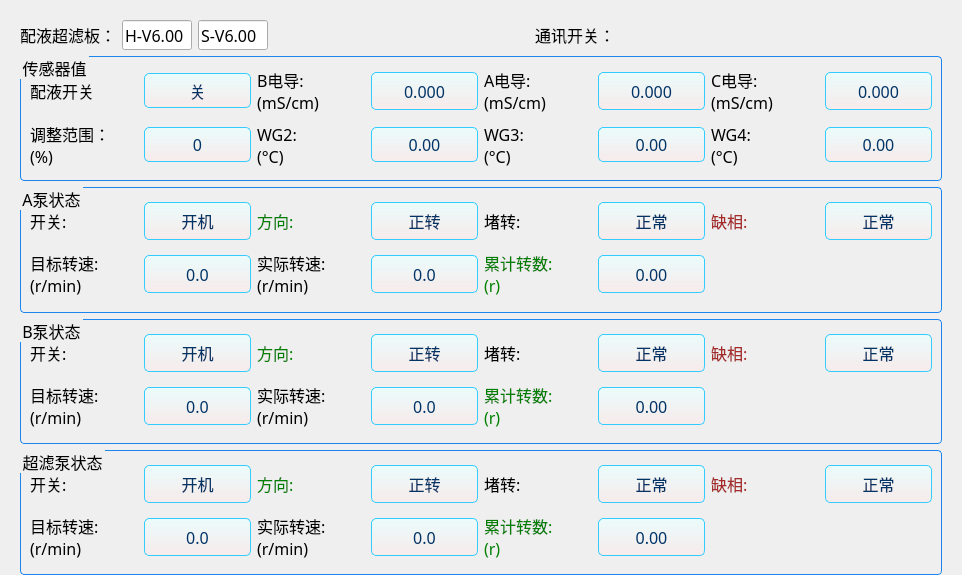
<?xml version="1.0" encoding="UTF-8"?>
<ui version="4.0">
 <class>MixUltraSystemInterface</class>
 <widget class="QWidget" name="MixUltraSystemInterface">
  <property name="geometry">
   <rect>
    <x>0</x>
    <y>0</y>
    <width>962</width>
    <height>575</height>
   </rect>
  </property>
  <property name="minimumSize">
   <size>
    <width>962</width>
    <height>575</height>
   </size>
  </property>
  <property name="maximumSize">
   <size>
    <width>962</width>
    <height>575</height>
   </size>
  </property>
  <property name="windowTitle">
   <string>Form</string>
  </property>
  <property name="styleSheet">
   <string notr="true">QWidget {
	font-size: 16px;
	font-family: Microsoft YaHei;
	color: black;
}
</string>
  </property>
  <layout class="QVBoxLayout" name="verticalLayout_2" stretch="0,1">
   <property name="leftMargin">
    <number>20</number>
   </property>
   <property name="topMargin">
    <number>20</number>
   </property>
   <property name="rightMargin">
    <number>20</number>
   </property>
   <property name="bottomMargin">
    <number>0</number>
   </property>
   <item>
    <widget class="QStackedWidget" name="stackedWidget_ver">
     <property name="currentIndex">
      <number>0</number>
     </property>
     <widget class="QWidget" name="page6000">
      <layout class="QHBoxLayout" name="horizontalLayout">
       <property name="leftMargin">
        <number>0</number>
       </property>
       <property name="topMargin">
        <number>0</number>
       </property>
       <property name="rightMargin">
        <number>0</number>
       </property>
       <property name="bottomMargin">
        <number>0</number>
       </property>
       <item>
        <widget class="QLabel" name="label_41">
         <property name="styleSheet">
          <string notr="true"/>
         </property>
         <property name="text">
          <string>配液超滤板：</string>
         </property>
        </widget>
       </item>
       <item>
        <widget class="QLineEdit" name="lineEdit_mixUfBoard_hardVer">
         <property name="minimumSize">
          <size>
           <width>70</width>
           <height>30</height>
          </size>
         </property>
         <property name="maximumSize">
          <size>
           <width>70</width>
           <height>16777215</height>
          </size>
         </property>
         <property name="text">
          <string>H-V6.00</string>
         </property>
        </widget>
       </item>
       <item>
        <widget class="QLineEdit" name="lineEdit_mixUfBoard_softVer">
         <property name="minimumSize">
          <size>
           <width>70</width>
           <height>30</height>
          </size>
         </property>
         <property name="maximumSize">
          <size>
           <width>70</width>
           <height>16777215</height>
          </size>
         </property>
         <property name="text">
          <string>S-V6.00</string>
         </property>
        </widget>
       </item>
       <item>
        <spacer name="horizontalSpacer">
         <property name="orientation">
          <enum>Qt::Horizontal</enum>
         </property>
         <property name="sizeHint" stdset="0">
          <size>
           <width>268</width>
           <height>20</height>
          </size>
         </property>
        </spacer>
       </item>
       <item>
        <widget class="QLabel" name="label_99">
         <property name="text">
          <string>通讯开关：</string>
         </property>
        </widget>
       </item>
       <item>
        <widget class="CustomSwitchButton" name="comSwitchBtn_mixUfBoard" native="true">
         <property name="minimumSize">
          <size>
           <width>60</width>
           <height>30</height>
          </size>
         </property>
         <property name="maximumSize">
          <size>
           <width>60</width>
           <height>30</height>
          </size>
         </property>
        </widget>
       </item>
       <item>
        <spacer name="horizontalSpacer_5">
         <property name="orientation">
          <enum>Qt::Horizontal</enum>
         </property>
         <property name="sizeHint" stdset="0">
          <size>
           <width>268</width>
           <height>20</height>
          </size>
         </property>
        </spacer>
       </item>
      </layout>
     </widget>
     <widget class="QWidget" name="page4000">
      <property name="styleSheet">
       <string notr="true">QPushButton{
	border: 1px solid rgb(51, 204, 255);
	border-radius: 5px;
	background: qlineargradient(spread:pad, x1:0, y1:0, x2:0, y2:1, stop:0 rgba(234, 255, 255, 200), stop:1 rgba(253, 231, 231, 150));
	color: rgb(0, 51, 102);
}
QPushButton:hover{
	border: 1px solid rgb(51, 204, 255);
	border-radius: 5px;
	background: qlineargradient(spread:pad, x1:0, y1:0, x2:0, y2:1, stop:0 rgba(234, 255, 255, 255), stop:1 rgba(253, 231, 231, 255));
}
QPushButton:pressed{
	border: 1px solid rgb(51, 204, 255);
	border-radius: 5px;
	background: qlineargradient(spread:pad, x1:0, y1:0, x2:0, y2:1, stop:0 rgba(214, 235, 235, 200), stop:1 rgba(243, 211, 211, 150));
}
QPushButton:checked{
	border: 1px solid rgb(51, 204, 255);
	border-radius: 5px;
	background: qlineargradient(spread:pad, x1:0, y1:0, x2:0, y2:1, stop:0 rgba(165, 245, 226, 200), stop:1 rgba(0, 255, 255, 200));
}
QPushButton:disabled{
	border: 1px solid rgb(200, 200, 200);
	border-radius: 5px;
	background: rgba(253, 231, 231, 200);
    color: rgb(180, 180, 180);
}</string>
      </property>
      <layout class="QHBoxLayout" name="horizontalLayout_39">
       <property name="leftMargin">
        <number>0</number>
       </property>
       <property name="topMargin">
        <number>0</number>
       </property>
       <property name="rightMargin">
        <number>0</number>
       </property>
       <property name="bottomMargin">
        <number>0</number>
       </property>
       <item>
        <widget class="QLabel" name="label_2">
         <property name="text">
          <string>配液板:</string>
         </property>
        </widget>
       </item>
       <item>
        <widget class="QLineEdit" name="lineEdit_mixBoard_hardVer">
         <property name="minimumSize">
          <size>
           <width>68</width>
           <height>30</height>
          </size>
         </property>
         <property name="maximumSize">
          <size>
           <width>68</width>
           <height>16777215</height>
          </size>
         </property>
         <property name="text">
          <string>H-V4.00</string>
         </property>
        </widget>
       </item>
       <item>
        <widget class="QLineEdit" name="lineEdit_mixBoard_softVer">
         <property name="minimumSize">
          <size>
           <width>65</width>
           <height>30</height>
          </size>
         </property>
         <property name="maximumSize">
          <size>
           <width>65</width>
           <height>16777215</height>
          </size>
         </property>
         <property name="text">
          <string>S-V4.00</string>
         </property>
        </widget>
       </item>
       <item>
        <widget class="QPushButton" name="comSwitchBtn_mixBoard">
         <property name="minimumSize">
          <size>
           <width>45</width>
           <height>30</height>
          </size>
         </property>
         <property name="maximumSize">
          <size>
           <width>45</width>
           <height>30</height>
          </size>
         </property>
         <property name="text">
          <string>通讯</string>
         </property>
         <property name="checkable">
          <bool>true</bool>
         </property>
        </widget>
       </item>
       <item>
        <widget class="QLabel" name="label_25">
         <property name="text">
          <string/>
         </property>
        </widget>
       </item>
       <item>
        <widget class="QLabel" name="label">
         <property name="styleSheet">
          <string notr="true"/>
         </property>
         <property name="text">
          <string>超滤板:</string>
         </property>
        </widget>
       </item>
       <item>
        <widget class="QLineEdit" name="lineEdit_ufBoard_hardVer">
         <property name="minimumSize">
          <size>
           <width>68</width>
           <height>30</height>
          </size>
         </property>
         <property name="maximumSize">
          <size>
           <width>68</width>
           <height>16777215</height>
          </size>
         </property>
         <property name="text">
          <string>H-V4.00</string>
         </property>
        </widget>
       </item>
       <item>
        <widget class="QLineEdit" name="lineEdit_ufBoard_softVer">
         <property name="minimumSize">
          <size>
           <width>65</width>
           <height>30</height>
          </size>
         </property>
         <property name="maximumSize">
          <size>
           <width>65</width>
           <height>16777215</height>
          </size>
         </property>
         <property name="text">
          <string>S-V4.00</string>
         </property>
        </widget>
       </item>
       <item>
        <widget class="QPushButton" name="comSwitchBtn_ufBoard">
         <property name="minimumSize">
          <size>
           <width>45</width>
           <height>30</height>
          </size>
         </property>
         <property name="maximumSize">
          <size>
           <width>45</width>
           <height>30</height>
          </size>
         </property>
         <property name="text">
          <string>通讯</string>
         </property>
         <property name="checkable">
          <bool>true</bool>
         </property>
        </widget>
       </item>
       <item>
        <widget class="QLabel" name="label_26">
         <property name="text">
          <string/>
         </property>
        </widget>
       </item>
       <item>
        <widget class="QLabel" name="label_3">
         <property name="text">
          <string>电导板:</string>
         </property>
        </widget>
       </item>
       <item>
        <widget class="QLineEdit" name="lineEdit_condBoard_hardVer">
         <property name="minimumSize">
          <size>
           <width>68</width>
           <height>30</height>
          </size>
         </property>
         <property name="maximumSize">
          <size>
           <width>68</width>
           <height>16777215</height>
          </size>
         </property>
         <property name="text">
          <string>H-V4.00</string>
         </property>
        </widget>
       </item>
       <item>
        <widget class="QLineEdit" name="lineEdit_condBoard_softVer">
         <property name="minimumSize">
          <size>
           <width>65</width>
           <height>30</height>
          </size>
         </property>
         <property name="maximumSize">
          <size>
           <width>65</width>
           <height>16777215</height>
          </size>
         </property>
         <property name="text">
          <string>S-V4.00</string>
         </property>
        </widget>
       </item>
       <item>
        <widget class="QPushButton" name="comSwitchBtn_condBoard">
         <property name="minimumSize">
          <size>
           <width>45</width>
           <height>30</height>
          </size>
         </property>
         <property name="maximumSize">
          <size>
           <width>45</width>
           <height>30</height>
          </size>
         </property>
         <property name="text">
          <string>通讯</string>
         </property>
         <property name="checkable">
          <bool>true</bool>
         </property>
        </widget>
       </item>
       <item>
        <spacer name="horizontalSpacer_2">
         <property name="orientation">
          <enum>Qt::Horizontal</enum>
         </property>
         <property name="sizeHint" stdset="0">
          <size>
           <width>146</width>
           <height>20</height>
          </size>
         </property>
        </spacer>
       </item>
      </layout>
     </widget>
    </widget>
   </item>
   <item>
    <widget class="QWidget" name="widget_center" native="true">
     <property name="styleSheet">
      <string notr="true">QPushButton{
	border: 1px solid rgb(51, 204, 255);
	border-radius: 5px;
	background: qlineargradient(spread:pad, x1:0, y1:0, x2:0, y2:1, stop:0 rgba(234, 255, 255, 200), stop:1 rgba(253, 231, 231, 150));
	color: rgb(0, 51, 102);
}
QPushButton:hover{
	border: 1px solid rgb(51, 204, 255);
	border-radius: 5px;
	background: qlineargradient(spread:pad, x1:0, y1:0, x2:0, y2:1, stop:0 rgba(234, 255, 255, 255), stop:1 rgba(253, 231, 231, 255));
}
QPushButton:pressed{
	border: 1px solid rgb(51, 204, 255);
	border-radius: 5px;
	background: qlineargradient(spread:pad, x1:0, y1:0, x2:0, y2:1, stop:0 rgba(214, 235, 235, 200), stop:1 rgba(243, 211, 211, 150));
}
QPushButton:checked{
	border: 1px solid rgb(0, 224, 0);
	border-radius: 5px;
	background: rgba(153, 255, 204, 100);
}

QGroupBox{
	border: 1px solid rgb(28, 134, 238);
	border-radius: 4px;
	margin-top: 0.5em;
}
QGroupBox::title{
    subcontrol-origin: margin;
    subcontrol-position: top left;
    left: 1em;
}
</string>
     </property>
     <layout class="QVBoxLayout" name="verticalLayout">
      <property name="spacing">
       <number>6</number>
      </property>
      <property name="leftMargin">
       <number>0</number>
      </property>
      <property name="topMargin">
       <number>0</number>
      </property>
      <property name="rightMargin">
       <number>0</number>
      </property>
      <property name="bottomMargin">
       <number>0</number>
      </property>
      <item>
       <widget class="QGroupBox" name="groupBox">
        <property name="title">
         <string>传感器值</string>
        </property>
        <layout class="QGridLayout" name="gridLayout">
         <item row="0" column="0">
          <layout class="QHBoxLayout" name="horizontalLayout_27">
           <item>
            <widget class="QLabel" name="label_29">
             <property name="text">
              <string>配液开关</string>
             </property>
            </widget>
           </item>
           <item>
            <widget class="QPushButton" name="mixSWBtn">
             <property name="minimumSize">
              <size>
               <width>80</width>
               <height>35</height>
              </size>
             </property>
             <property name="text">
              <string>关</string>
             </property>
             <property name="checkable">
              <bool>true</bool>
             </property>
            </widget>
           </item>
          </layout>
         </item>
         <item row="0" column="1">
          <layout class="QHBoxLayout" name="horizontalLayout_2">
           <item>
            <widget class="QLabel" name="label_4">
             <property name="text">
              <string>B电导:
(mS/cm)</string>
             </property>
            </widget>
           </item>
           <item>
            <widget class="QPushButton" name="BCondBtn">
             <property name="minimumSize">
              <size>
               <width>80</width>
               <height>38</height>
              </size>
             </property>
             <property name="text">
              <string>0.000</string>
             </property>
             <property name="checkable">
              <bool>true</bool>
             </property>
            </widget>
           </item>
          </layout>
         </item>
         <item row="0" column="2">
          <layout class="QHBoxLayout" name="horizontalLayout_4">
           <item>
            <widget class="QLabel" name="label_6">
             <property name="text">
              <string>A电导:
(mS/cm)</string>
             </property>
            </widget>
           </item>
           <item>
            <widget class="QPushButton" name="ACondBtn">
             <property name="minimumSize">
              <size>
               <width>80</width>
               <height>38</height>
              </size>
             </property>
             <property name="text">
              <string>0.000</string>
             </property>
             <property name="checkable">
              <bool>true</bool>
             </property>
            </widget>
           </item>
          </layout>
         </item>
         <item row="0" column="3">
          <layout class="QHBoxLayout" name="horizontalLayout_5">
           <item>
            <widget class="QLabel" name="label_7">
             <property name="text">
              <string>C电导:
(mS/cm)</string>
             </property>
            </widget>
           </item>
           <item>
            <widget class="QPushButton" name="CCondBtn">
             <property name="minimumSize">
              <size>
               <width>80</width>
               <height>38</height>
              </size>
             </property>
             <property name="text">
              <string>0.000</string>
             </property>
             <property name="checkable">
              <bool>true</bool>
             </property>
            </widget>
           </item>
          </layout>
         </item>
         <item row="1" column="0">
          <layout class="QHBoxLayout" name="horizontalLayout_26">
           <item>
            <widget class="QLabel" name="label_28">
             <property name="text">
              <string>调整范围：
(%)</string>
             </property>
            </widget>
           </item>
           <item>
            <widget class="QPushButton" name="adjustRangeBtn">
             <property name="minimumSize">
              <size>
               <width>80</width>
               <height>35</height>
              </size>
             </property>
             <property name="text">
              <string>0</string>
             </property>
             <property name="checkable">
              <bool>true</bool>
             </property>
            </widget>
           </item>
          </layout>
         </item>
         <item row="1" column="1">
          <layout class="QHBoxLayout" name="horizontalLayout_20">
           <item>
            <widget class="QLabel" name="label_22">
             <property name="text">
              <string>WG2:
(°C)</string>
             </property>
            </widget>
           </item>
           <item>
            <widget class="QPushButton" name="wg2Btn">
             <property name="minimumSize">
              <size>
               <width>80</width>
               <height>35</height>
              </size>
             </property>
             <property name="text">
              <string>0.00</string>
             </property>
             <property name="checkable">
              <bool>true</bool>
             </property>
            </widget>
           </item>
          </layout>
         </item>
         <item row="1" column="2">
          <layout class="QHBoxLayout" name="horizontalLayout_21">
           <item>
            <widget class="QLabel" name="label_23">
             <property name="text">
              <string>WG3:
(°C)</string>
             </property>
            </widget>
           </item>
           <item>
            <widget class="QPushButton" name="wg3Btn">
             <property name="minimumSize">
              <size>
               <width>80</width>
               <height>35</height>
              </size>
             </property>
             <property name="text">
              <string>0.00</string>
             </property>
             <property name="checkable">
              <bool>true</bool>
             </property>
            </widget>
           </item>
          </layout>
         </item>
         <item row="1" column="3">
          <layout class="QHBoxLayout" name="horizontalLayout_22">
           <item>
            <widget class="QLabel" name="label_24">
             <property name="text">
              <string>WG4:
(°C)</string>
             </property>
            </widget>
           </item>
           <item>
            <widget class="QPushButton" name="wg4Btn">
             <property name="minimumSize">
              <size>
               <width>80</width>
               <height>35</height>
              </size>
             </property>
             <property name="text">
              <string>0.00</string>
             </property>
             <property name="checkable">
              <bool>true</bool>
             </property>
            </widget>
           </item>
          </layout>
         </item>
        </layout>
       </widget>
      </item>
      <item>
       <widget class="QGroupBox" name="groupBox_2">
        <property name="title">
         <string>A泵状态</string>
        </property>
        <layout class="QGridLayout" name="gridLayout_2">
         <item row="0" column="0">
          <layout class="QHBoxLayout" name="horizontalLayout_3">
           <item>
            <widget class="QLabel" name="label_5">
             <property name="text">
              <string>开关:</string>
             </property>
            </widget>
           </item>
           <item>
            <widget class="QPushButton" name="APumpSWBtn">
             <property name="minimumSize">
              <size>
               <width>80</width>
               <height>38</height>
              </size>
             </property>
             <property name="text">
              <string>开机</string>
             </property>
             <property name="checkable">
              <bool>true</bool>
             </property>
            </widget>
           </item>
          </layout>
         </item>
         <item row="0" column="1">
          <layout class="QHBoxLayout" name="horizontalLayout_6">
           <item>
            <widget class="QLabel" name="label_8">
             <property name="styleSheet">
              <string notr="true">color: green;</string>
             </property>
             <property name="text">
              <string>方向:</string>
             </property>
            </widget>
           </item>
           <item>
            <widget class="QPushButton" name="APumpDirecBtn">
             <property name="minimumSize">
              <size>
               <width>80</width>
               <height>38</height>
              </size>
             </property>
             <property name="text">
              <string>正转</string>
             </property>
             <property name="checkable">
              <bool>true</bool>
             </property>
            </widget>
           </item>
          </layout>
         </item>
         <item row="0" column="2">
          <layout class="QHBoxLayout" name="horizontalLayout_7">
           <item>
            <widget class="QLabel" name="label_9">
             <property name="text">
              <string>堵转:</string>
             </property>
            </widget>
           </item>
           <item>
            <widget class="QPushButton" name="APumpBlockBtn">
             <property name="minimumSize">
              <size>
               <width>80</width>
               <height>38</height>
              </size>
             </property>
             <property name="text">
              <string>正常</string>
             </property>
             <property name="checkable">
              <bool>true</bool>
             </property>
            </widget>
           </item>
          </layout>
         </item>
         <item row="0" column="3">
          <layout class="QHBoxLayout" name="horizontalLayout_8">
           <item>
            <widget class="QLabel" name="label_10">
             <property name="styleSheet">
              <string notr="true">color: brown;</string>
             </property>
             <property name="text">
              <string>缺相:</string>
             </property>
            </widget>
           </item>
           <item>
            <widget class="QPushButton" name="APumpPhaseLossBtn">
             <property name="minimumSize">
              <size>
               <width>80</width>
               <height>38</height>
              </size>
             </property>
             <property name="text">
              <string>正常</string>
             </property>
             <property name="checkable">
              <bool>true</bool>
             </property>
            </widget>
           </item>
          </layout>
         </item>
         <item row="1" column="0">
          <layout class="QHBoxLayout" name="horizontalLayout_9">
           <item>
            <widget class="QLabel" name="label_11">
             <property name="text">
              <string>目标转速:
(r/min)</string>
             </property>
            </widget>
           </item>
           <item>
            <widget class="QPushButton" name="APumpTargetSpeedBtn">
             <property name="minimumSize">
              <size>
               <width>80</width>
               <height>38</height>
              </size>
             </property>
             <property name="text">
              <string>0.0</string>
             </property>
             <property name="checkable">
              <bool>true</bool>
             </property>
            </widget>
           </item>
          </layout>
         </item>
         <item row="1" column="1">
          <layout class="QHBoxLayout" name="horizontalLayout_11">
           <item>
            <widget class="QLabel" name="label_13">
             <property name="text">
              <string>实际转速:
(r/min)</string>
             </property>
            </widget>
           </item>
           <item>
            <widget class="QPushButton" name="APumpRealSpeedBtn">
             <property name="minimumSize">
              <size>
               <width>80</width>
               <height>38</height>
              </size>
             </property>
             <property name="text">
              <string>0.0</string>
             </property>
             <property name="checkable">
              <bool>true</bool>
             </property>
            </widget>
           </item>
          </layout>
         </item>
         <item row="1" column="2">
          <layout class="QHBoxLayout" name="horizontalLayout_12">
           <item>
            <widget class="QLabel" name="label_14">
             <property name="styleSheet">
              <string notr="true">color: green;</string>
             </property>
             <property name="text">
              <string>累计转数:
(r)</string>
             </property>
            </widget>
           </item>
           <item>
            <widget class="QPushButton" name="APumpRollsBtn">
             <property name="minimumSize">
              <size>
               <width>80</width>
               <height>38</height>
              </size>
             </property>
             <property name="text">
              <string>0.00</string>
             </property>
             <property name="checkable">
              <bool>true</bool>
             </property>
            </widget>
           </item>
          </layout>
         </item>
        </layout>
       </widget>
      </item>
      <item>
       <widget class="QGroupBox" name="groupBox_4">
        <property name="title">
         <string>B泵状态</string>
        </property>
        <layout class="QGridLayout" name="gridLayout_5">
         <item row="0" column="0">
          <layout class="QHBoxLayout" name="horizontalLayout_31">
           <item>
            <widget class="QLabel" name="label_34">
             <property name="text">
              <string>开关:</string>
             </property>
            </widget>
           </item>
           <item>
            <widget class="QPushButton" name="BPumpSWBtn">
             <property name="minimumSize">
              <size>
               <width>80</width>
               <height>38</height>
              </size>
             </property>
             <property name="text">
              <string>开机</string>
             </property>
             <property name="checkable">
              <bool>true</bool>
             </property>
            </widget>
           </item>
          </layout>
         </item>
         <item row="0" column="1">
          <layout class="QHBoxLayout" name="horizontalLayout_32">
           <item>
            <widget class="QLabel" name="label_35">
             <property name="styleSheet">
              <string notr="true">color: green;</string>
             </property>
             <property name="text">
              <string>方向:</string>
             </property>
            </widget>
           </item>
           <item>
            <widget class="QPushButton" name="BPumpDirecBtn">
             <property name="minimumSize">
              <size>
               <width>80</width>
               <height>38</height>
              </size>
             </property>
             <property name="text">
              <string>正转</string>
             </property>
             <property name="checkable">
              <bool>true</bool>
             </property>
            </widget>
           </item>
          </layout>
         </item>
         <item row="0" column="2">
          <layout class="QHBoxLayout" name="horizontalLayout_34">
           <item>
            <widget class="QLabel" name="label_36">
             <property name="text">
              <string>堵转:</string>
             </property>
            </widget>
           </item>
           <item>
            <widget class="QPushButton" name="BPumpBlockBtn">
             <property name="minimumSize">
              <size>
               <width>80</width>
               <height>38</height>
              </size>
             </property>
             <property name="text">
              <string>正常</string>
             </property>
             <property name="checkable">
              <bool>true</bool>
             </property>
            </widget>
           </item>
          </layout>
         </item>
         <item row="0" column="3">
          <layout class="QHBoxLayout" name="horizontalLayout_35">
           <item>
            <widget class="QLabel" name="label_37">
             <property name="styleSheet">
              <string notr="true">color: brown;</string>
             </property>
             <property name="text">
              <string>缺相:</string>
             </property>
            </widget>
           </item>
           <item>
            <widget class="QPushButton" name="BPumpPhaseLossBtn">
             <property name="minimumSize">
              <size>
               <width>80</width>
               <height>38</height>
              </size>
             </property>
             <property name="text">
              <string>正常</string>
             </property>
             <property name="checkable">
              <bool>true</bool>
             </property>
            </widget>
           </item>
          </layout>
         </item>
         <item row="1" column="0">
          <layout class="QHBoxLayout" name="horizontalLayout_36">
           <item>
            <widget class="QLabel" name="label_38">
             <property name="text">
              <string>目标转速:
(r/min)</string>
             </property>
            </widget>
           </item>
           <item>
            <widget class="QPushButton" name="BPumpTargetSpeedBtn">
             <property name="minimumSize">
              <size>
               <width>80</width>
               <height>38</height>
              </size>
             </property>
             <property name="text">
              <string>0.0</string>
             </property>
             <property name="checkable">
              <bool>true</bool>
             </property>
            </widget>
           </item>
          </layout>
         </item>
         <item row="1" column="1">
          <layout class="QHBoxLayout" name="horizontalLayout_37">
           <item>
            <widget class="QLabel" name="label_39">
             <property name="text">
              <string>实际转速:
(r/min)</string>
             </property>
            </widget>
           </item>
           <item>
            <widget class="QPushButton" name="BPumpRealSpeedBtn">
             <property name="minimumSize">
              <size>
               <width>80</width>
               <height>38</height>
              </size>
             </property>
             <property name="text">
              <string>0.0</string>
             </property>
             <property name="checkable">
              <bool>true</bool>
             </property>
            </widget>
           </item>
          </layout>
         </item>
         <item row="1" column="2">
          <layout class="QHBoxLayout" name="horizontalLayout_38">
           <item>
            <widget class="QLabel" name="label_40">
             <property name="styleSheet">
              <string notr="true">color: green;</string>
             </property>
             <property name="text">
              <string>累计转数:
(r)</string>
             </property>
            </widget>
           </item>
           <item>
            <widget class="QPushButton" name="BPumpRollsBtn">
             <property name="minimumSize">
              <size>
               <width>80</width>
               <height>38</height>
              </size>
             </property>
             <property name="text">
              <string>0.00</string>
             </property>
             <property name="checkable">
              <bool>true</bool>
             </property>
            </widget>
           </item>
          </layout>
         </item>
        </layout>
       </widget>
      </item>
      <item>
       <widget class="QGroupBox" name="groupBox_3">
        <property name="title">
         <string>超滤泵状态</string>
        </property>
        <layout class="QGridLayout" name="gridLayout_3">
         <item row="0" column="0">
          <layout class="QHBoxLayout" name="horizontalLayout_10">
           <item>
            <widget class="QLabel" name="label_12">
             <property name="text">
              <string>开关:</string>
             </property>
            </widget>
           </item>
           <item>
            <widget class="QPushButton" name="ufPumpSWBtn">
             <property name="minimumSize">
              <size>
               <width>80</width>
               <height>38</height>
              </size>
             </property>
             <property name="text">
              <string>开机</string>
             </property>
             <property name="checkable">
              <bool>true</bool>
             </property>
            </widget>
           </item>
          </layout>
         </item>
         <item row="0" column="1">
          <layout class="QHBoxLayout" name="horizontalLayout_13">
           <item>
            <widget class="QLabel" name="label_15">
             <property name="styleSheet">
              <string notr="true">color: green;</string>
             </property>
             <property name="text">
              <string>方向:</string>
             </property>
            </widget>
           </item>
           <item>
            <widget class="QPushButton" name="ufPumpDirecBtn">
             <property name="minimumSize">
              <size>
               <width>80</width>
               <height>38</height>
              </size>
             </property>
             <property name="text">
              <string>正转</string>
             </property>
             <property name="checkable">
              <bool>true</bool>
             </property>
            </widget>
           </item>
          </layout>
         </item>
         <item row="0" column="2">
          <layout class="QHBoxLayout" name="horizontalLayout_14">
           <item>
            <widget class="QLabel" name="label_16">
             <property name="text">
              <string>堵转:</string>
             </property>
            </widget>
           </item>
           <item>
            <widget class="QPushButton" name="ufPumpBlockBtn">
             <property name="minimumSize">
              <size>
               <width>80</width>
               <height>38</height>
              </size>
             </property>
             <property name="text">
              <string>正常</string>
             </property>
             <property name="checkable">
              <bool>true</bool>
             </property>
            </widget>
           </item>
          </layout>
         </item>
         <item row="0" column="3">
          <layout class="QHBoxLayout" name="horizontalLayout_15">
           <item>
            <widget class="QLabel" name="label_17">
             <property name="styleSheet">
              <string notr="true">color: brown;</string>
             </property>
             <property name="text">
              <string>缺相:</string>
             </property>
            </widget>
           </item>
           <item>
            <widget class="QPushButton" name="ufPumpPhaseLossBtn">
             <property name="minimumSize">
              <size>
               <width>80</width>
               <height>38</height>
              </size>
             </property>
             <property name="text">
              <string>正常</string>
             </property>
             <property name="checkable">
              <bool>true</bool>
             </property>
            </widget>
           </item>
          </layout>
         </item>
         <item row="1" column="0">
          <layout class="QHBoxLayout" name="horizontalLayout_16">
           <item>
            <widget class="QLabel" name="label_18">
             <property name="text">
              <string>目标转速:
(r/min)</string>
             </property>
            </widget>
           </item>
           <item>
            <widget class="QPushButton" name="ufPumpTargetSpeedBtn">
             <property name="minimumSize">
              <size>
               <width>80</width>
               <height>38</height>
              </size>
             </property>
             <property name="text">
              <string>0.0</string>
             </property>
             <property name="checkable">
              <bool>true</bool>
             </property>
            </widget>
           </item>
          </layout>
         </item>
         <item row="1" column="1">
          <layout class="QHBoxLayout" name="horizontalLayout_17">
           <item>
            <widget class="QLabel" name="label_19">
             <property name="text">
              <string>实际转速:
(r/min)</string>
             </property>
            </widget>
           </item>
           <item>
            <widget class="QPushButton" name="ufPumpRealSpeedBtn">
             <property name="minimumSize">
              <size>
               <width>80</width>
               <height>38</height>
              </size>
             </property>
             <property name="text">
              <string>0.0</string>
             </property>
             <property name="checkable">
              <bool>true</bool>
             </property>
            </widget>
           </item>
          </layout>
         </item>
         <item row="1" column="2">
          <layout class="QHBoxLayout" name="horizontalLayout_18">
           <item>
            <widget class="QLabel" name="label_20">
             <property name="styleSheet">
              <string notr="true">color: green;</string>
             </property>
             <property name="text">
              <string>累计转数:
(r)</string>
             </property>
            </widget>
           </item>
           <item>
            <widget class="QPushButton" name="ufPumpRollsBtn">
             <property name="minimumSize">
              <size>
               <width>80</width>
               <height>38</height>
              </size>
             </property>
             <property name="text">
              <string>0.00</string>
             </property>
             <property name="checkable">
              <bool>true</bool>
             </property>
            </widget>
           </item>
          </layout>
         </item>
        </layout>
       </widget>
      </item>
     </layout>
    </widget>
   </item>
  </layout>
 </widget>
 <customwidgets>
  <customwidget>
   <class>CustomSwitchButton</class>
   <extends>QWidget</extends>
   <header>interface/commonItem/customswitchbutton.h</header>
   <container>1</container>
  </customwidget>
 </customwidgets>
 <resources/>
 <connections/>
</ui>
